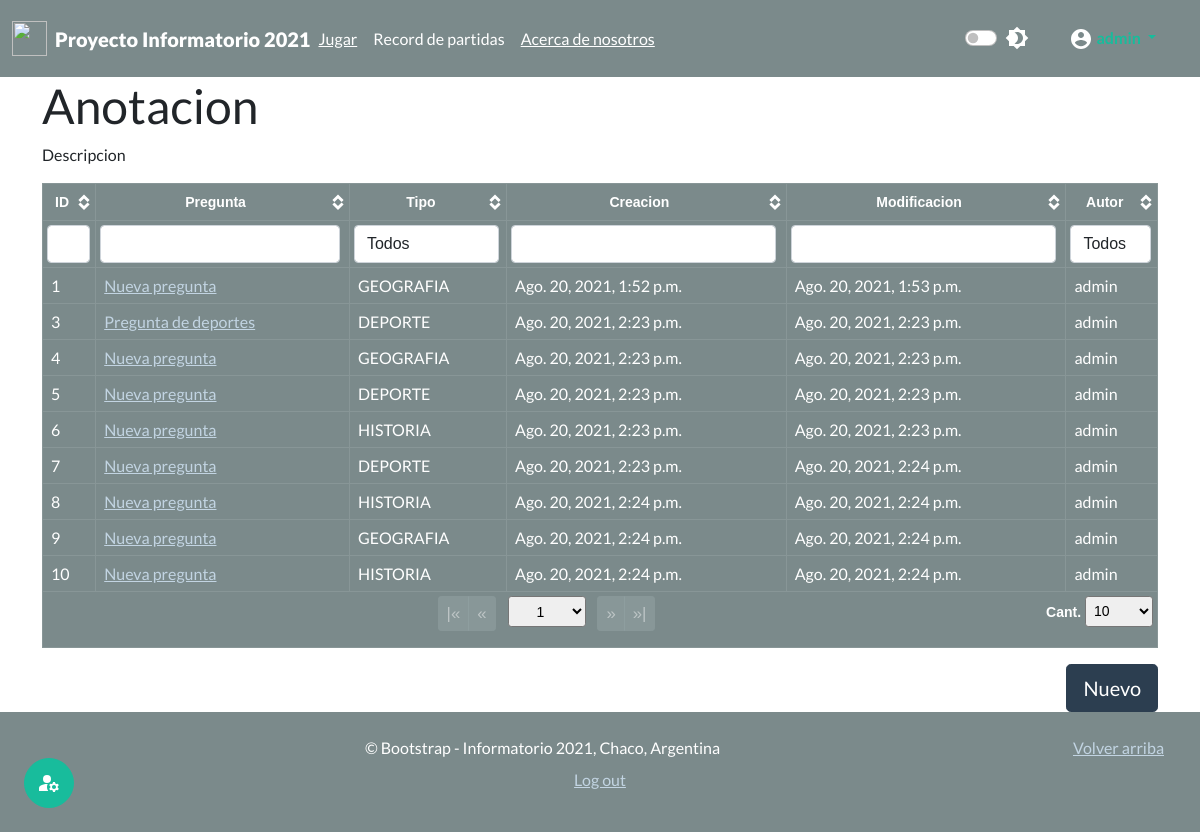
The page /useradmin/prg (signed in) on the database its author committed.
### juego_chaco/models.py (models this page shows)
class Pregunta(models.Model):
    autor = models.ForeignKey(User, on_delete=models.CASCADE) #modificar mas adelante
    pregunta = models.CharField(max_length=500)
    clasificacion = models.CharField(max_length=30,choices=Clasificacion.choices,default=Clasificacion.GEOGRAFIA,)
    fecha_creacion = models.DateTimeField(auto_now_add=True, editable=False)
    fecha_modificacion = models.DateTimeField(auto_now=True)
    def __str__(self):
        return self.pregunta

### useradministrator/views.py (the view)
# urls.py: path('useradmin/<str:id>',views.mi_useradmin,name="mi_useradmin"),
@login_required(login_url="login")
@permission_required('authusuario.es_usuario_admin',raise_exception=True)
def mi_useradmin(request,id):
    sw={"prg":admin_cuestionarios,"usr":admin_usuarios,"act":admin_actividades}
    func= sw.get(id,"ERROR")
    if func != "ERROR":
        return func(request)
    raise Http404

### useradministrator/views.py (called while the page is built)
def admin_cuestionarios(request):
    lista_preguntas=Pregunta.objects.all()
    context={"cuestionario":lista_preguntas}
    return render(request,'admin/admin_cuestionarios.html',context)

### templates/admin/admin_cuestionarios.html (shortened to what this page needs)
{% extends 'base.html' %}
{% load static %}
{% block load_scr %}
<link href={% static 'css/theme.bootstrap_4.css' %} rel="stylesheet">
<link href={% static 'css/jquery.tablesorter.pager.css' %} rel="stylesheet">
{% endblock  %}
{% block content %}
<div class="container">
  <h1>Anotacion</h2>
  <p>Descripcion</p>
  <table class="table table-dark table-bordered table-hover table-responsive">
    <thead class="thead-dark text-center">
      <tr>
        <th>ID</th>
        <th>Pregunta</th>
        <th class="filter-select filter-exact" data-placeholder="Todos">Tipo</th>
        <th>Creacion</th>
        <th>Modificacion</th>
        <th class="filter-select filter-exact" data-placeholder="Todos">Autor</th>
    </thead>
    <tfoot class="text-center">
      <tr>
        <th colspan="7" class="ts-pager">
          <div class="form-inline">
            <div class="btn-group btn-group-sm mx-1" role="group">
              <button type="button" class="btn btn-secondary first" title="first">|&laquo;</button>
              <button type="button" class="btn btn-secondary prev" title="previous">&laquo;</button>
            </div>
            <select class="form-control-sm custom-select px-4 mx-1 pagenum" title="N° de página"></select>
            <div class="btn-group btn-group-sm mx-1" role="group">
              <button type="button" class="btn btn-secondary next" title="next">&raquo;</button>
              <button type="button" class="btn btn-secondary last" title="last">&raquo;|</button>
            </div>
            <p class="float-end">
              <a>Cant.</a>
              <select class="form-control-sm custom-select px-1 pagesize" title="Seleccione el tamaño de página">
                <option selected="selected" value="10">10</option>
            </p>
          </div>
        </th>
      </tr>
    </tfoot>
    <tbody>
      {% for pregunta in cuestionario %}
        <tr>
        <td>{{pregunta.pk}}</td>
        <td><a href= {% url 'editar' 'ver' pregunta.pk %}>{{pregunta}}</a></td>
        <td>{{pregunta.clasificacion}}</td>
        <td>{{pregunta.fecha_creacion}}</td>
        <td>{{pregunta.fecha_modificacion}}</td>
        <td>{{pregunta.autor}}</td>
        </tr>
      {% endfor %}
    </tbody>
  </table>
  <div class="text-right" style="margin-top: auto;">
    <a href={% url 'editar' 'new' %} class="btn btn-lg btn-primary">Nuevo</a>
  </div>
</div>
{% endblock  %}

### Proyecto_InfoCh2021/static/css/main.css (style rules this page uses)
.text-right { text-align:right!important }

### templates/admin/admin_cuestionarios.html (style rules this page uses)
.tablesorter-pager .btn-group-sm .btn { font-size: 1.2em; }

### rows shown on the page
Pregunta: pk "1", pregunta "Nueva pregunta", clasificacion "GEOGRAFIA", fecha_creacion "Ago. 20, 2021, 1:52 p.m.", fecha_modificacion "Ago. 20, 2021, 1:53 p.m.", autor "admin"
Pregunta: pk "3", pregunta "Pregunta de deportes", clasificacion "DEPORTE", fecha_creacion "Ago. 20, 2021, 2:23 p.m.", fecha_modificacion "Ago. 20, 2021, 2:23 p.m.", autor "admin"
Pregunta: pk "4", pregunta "Nueva pregunta", clasificacion "GEOGRAFIA", fecha_creacion "Ago. 20, 2021, 2:23 p.m.", fecha_modificacion "Ago. 20, 2021, 2:23 p.m.", autor "admin"
Pregunta: pk "5", pregunta "Nueva pregunta", clasificacion "DEPORTE", fecha_creacion "Ago. 20, 2021, 2:23 p.m.", fecha_modificacion "Ago. 20, 2021, 2:23 p.m.", autor "admin"
Pregunta: pk "6", pregunta "Nueva pregunta", clasificacion "HISTORIA", fecha_creacion "Ago. 20, 2021, 2:23 p.m.", fecha_modificacion "Ago. 20, 2021, 2:23 p.m.", autor "admin"
Pregunta: pk "7", pregunta "Nueva pregunta", clasificacion "DEPORTE", fecha_creacion "Ago. 20, 2021, 2:23 p.m.", fecha_modificacion "Ago. 20, 2021, 2:24 p.m.", autor "admin"
Pregunta: pk "8", pregunta "Nueva pregunta", clasificacion "HISTORIA", fecha_creacion "Ago. 20, 2021, 2:24 p.m.", fecha_modificacion "Ago. 20, 2021, 2:24 p.m.", autor "admin"
Pregunta: pk "9", pregunta "Nueva pregunta", clasificacion "GEOGRAFIA", fecha_creacion "Ago. 20, 2021, 2:24 p.m.", fecha_modificacion "Ago. 20, 2021, 2:24 p.m.", autor "admin"
Pregunta: pk "10", pregunta "Nueva pregunta", clasificacion "HISTORIA", fecha_creacion "Ago. 20, 2021, 2:24 p.m.", fecha_modificacion "Ago. 20, 2021, 2:24 p.m.", autor "admin"
